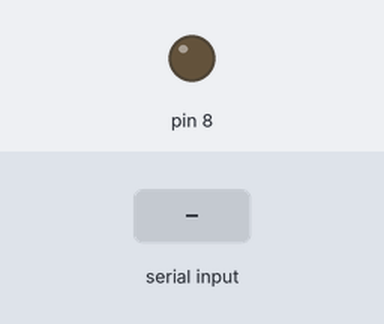
The sketch below on a simulated Arduino Uno, built with avr-gcc and run on an emulated ATmega328P. On the bench: output pins drawn as LEDs (lit = HIGH). Dashed ring = blinking. The test bench sets the inputs (shaded band).

Above: at 1.2 s.
1.3 s: "1" received over Serial
At 2.35 s:
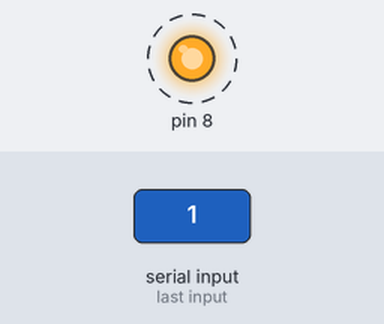
4.3 s: "0" received over Serial
At 7.0 s:
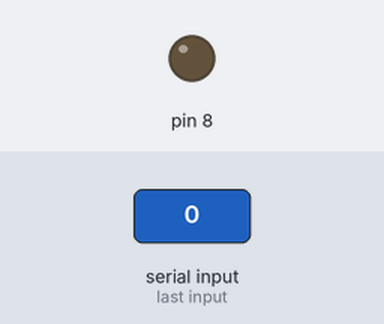
7.3 s: "2" received over Serial
At 8.5 s:
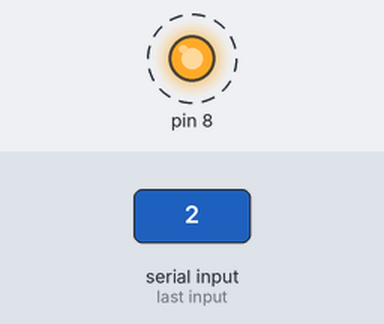
Timing chart, 0 to 10.5 s (numbered marks = the images above; inputs shaded):
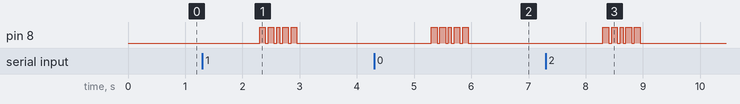

Measured:
- after the input at 1.3 s, pin 8: alternates HIGH for 0.10 s and LOW for 0.05 s, 10 changes in all, then stays LOW, starting after 1.0 s
- after the input at 4.3 s, pin 8: alternates HIGH for 0.10 s and LOW for 0.05 s, 10 changes in all, then stays LOW, starting after 1.0 s
- after the input at 7.3 s, pin 8: alternates HIGH for 0.10 s and LOW for 0.05 s, 10 changes in all, then stays LOW, starting after 1.0 s

The sketch:

Emisor.ino
```cpp
#define TAU 50
#define MAX_LEN 100
String leido;

/*int mat[64][4]= {
{'A',-1,-1,52},
{'B',-1,-1,39},
{'C',-1,-1,44},
{'D',-1,-1,46},
{'E',-1,-1,53},
{'F',-1,-1,35},
{'G',-1,-1,38},
{'H',-1,-1,37},
{'I',-1,-1,47},
{'J',-1,-1,34},
{'K',-1,-1,30},
{'L',-1,-1,47},
{'M',-1,-1,42},
{'N',-1,-1,48},
{'O',-1,-1,51},
{'P',-1,-1,40},
{'Q',-1,-1,39},
{'R',-1,-1,48},
{'S',-1,-1,49},
{'T',-1,-1,43},
{'U',-1,-1,45},
{'V',-1,-1,36},
{'W',-1,-1,30},
{'X',-1,-1,31},
{'Y',-1,-1,38},
{'Z',-1,-1,33},
{' '-1,-1,55},
{'.',-1,-1,34},
{',',-1,-1,41},
{';',-1,-1,32},
{0,10,22,31},
{0,23,30,32},
{0,29,31,33},
{0,25,32,35},
{0,9,27,36},
{0,33,5,37},
{0,21,34,40},
{0,35,7,41},
{0,24,6,42},
{0,16,1,43},
{0,15,36,44},
{0,28,37,45},
{0,12,38,46},
{0,19,39,49},
{0,40,2,50},
{0,20,41,50},
{0,42,3,51},
{0,11,8,52},
{0,13,17,53},
{0,18,43,54},
{0,45,44,54},
{0,46,14,55},
{0,0,47,56},
{0,4,48,56},
{0,50,49,57},
{0,26,51,57},
{0,53,52,58},
{0,55,54,58},
{0,57,56,-1}
};*/

int mat[64][4]=
{{'A',-1,-1,52},
{'B',-1,-1,39},
{'C',-1,-1,44},
{'D',-1,-1,46},
{'E',-1,-1,53},
{'F',-1,-1,35},
{'G',-1,-1,38},
{'H',-1,-1,37},
{'I',-1,-1,47},
{'J',-1,-1,34},
{'K',-1,-1,30},
{'L',-1,-1,47},
{'M',-1,-1,42},
{'N',-1,-1,48},
{'O',-1,-1,51},
{'P',-1,-1,40},
{'Q',-1,-1,39},
{'R',-1,-1,48},
{'S',-1,-1,49},
{'T',-1,-1,43},
{'U',-1,-1,45},
{'V',-1,-1,36},
{'W',-1,-1,30},
{'X',-1,-1,31},
{'Y',-1,-1,38},
{'Z',-1,-1,33},
{' ',-1,-1,55},
{'.',-1,-1,34},
{',',-1,-1,41},
{';',-1,-1,32},
{'\0',10,22,31},
{'\0',23,30,32},
{'\0',29,31,33},
{'\0',25,32,35},
{'\0',9,27,36},
{'\0',33,5,37},
{'\0',21,34,40},
{'\0',35,7,41},
{'\0',24,6,42},
{'\0',16,1,43},
{'\0',15,36,44},
{'\0',28,37,45},
{'\0',12,38,46},
{'\0',19,39,49},
{'\0',40,2,50},
{'\0',20,41,50},
{'\0',42,3,51},
{'\0',11,8,52},
{'\0',13,17,53},
{'\0',18,43,54},
{'\0',45,44,54},
{'\0',46,14,55},
{'\0',0,47,56},
{'\0',4,48,56},
{'\0',50,49,57},
{'\0',26,51,57},
{'\0',53,52,58},
{'\0',55,54,58},
{'\0',57,56,-1},
};


int tam = 59;
char salida[MAX_LEN];
// Codificar un mensaje con el árbol de Huffman
void codificarHuffman(char entrada[], int hf[64][4], char salida[], int &tamanioArbol){

    int pos=-1, len_salida, contador=0, inicio=0;
    char simbolo_cod [MAX_LEN];
    char simbolo;

    for (int i =0; i<MAX_LEN;i++){
      salida[i]='\0';
      simbolo_cod[i]='\0';
    }

    for (int i =0; i<strlen(entrada);i++){
      simbolo = entrada[i];
      // Buscar símbolo en hf
      for (int j=0; j<tamanioArbol and pos==-1; j++){
          if (hf[j][0] == simbolo){
              pos = j;
          }
      }
      while (hf[pos][3] != -1){

          if (pos == hf[hf[pos][3]][1]){ // hijo izquierda // es un cero
              simbolo_cod[contador] = '0';
              contador++;

          } else { // hijo derecha // es un uno
              simbolo_cod[contador] = '1';
              contador++;
          }

          pos = hf[pos][3];
      }

      len_salida = contador;
      // Damos la vuelta a la codificación
      for(int j=inicio; j<inicio+len_salida; j++,contador--){
        salida[j] = simbolo_cod[contador-1];
      }
      inicio+=len_salida;
      pos=-1;
    }
    salida[inicio+len_salida]='\0';
}

void pulseDown(){
  digitalWrite(8,LOW);
  delay(TAU);
}

void sendBit(char bit){
  digitalWrite(8,HIGH);
  if(bit == '1'){
      delay(TAU*2);
  }else{
      delay(TAU);
  }
  pulseDown();
}

void setup() {
  // put your setup code here, to run once:
  Serial.begin(9600);
  pinMode(8,OUTPUT);
}

void loop() {
  // put your main code here, to run repeatedly:
    if (Serial.available()){
      leido = Serial.readString();
      char leido_c[MAX_LEN];
      strcpy(leido_c,leido.c_str());
      codificarHuffman(leido_c,mat, salida,tam);
      for (int i =0; i< strlen(salida); i++){
        sendBit(salida[i]);
      }


     }
}
```
